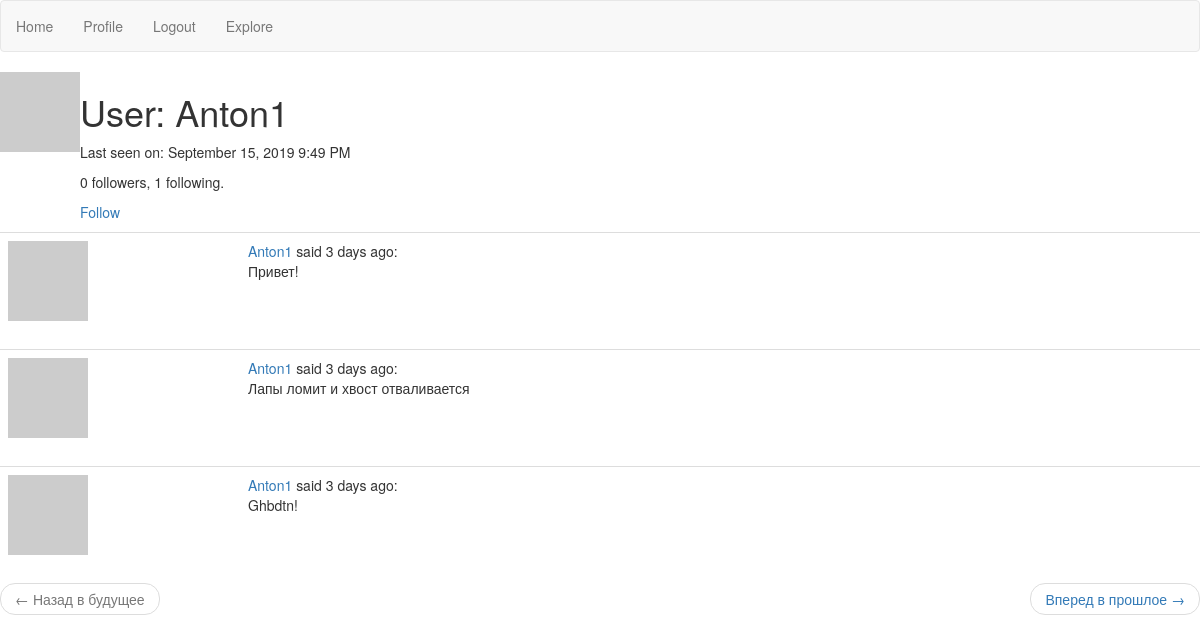
/user/Anton1 (signed in), run on an earlier commit of the app's database.
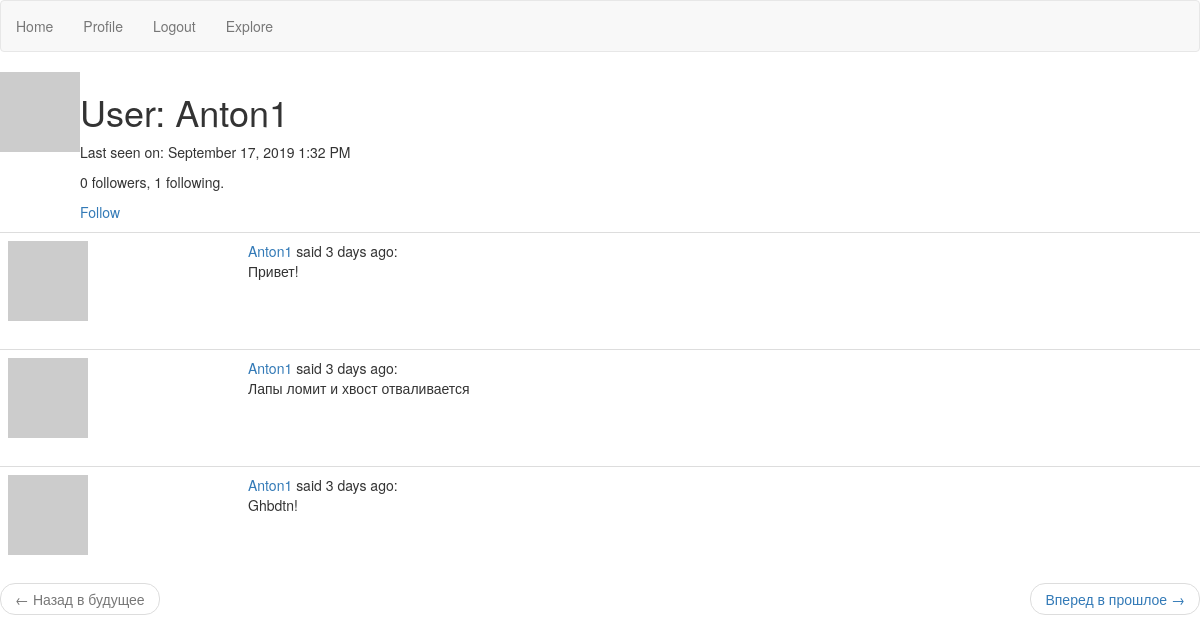
And on a later commit of the database.
### app/models.py (models this page shows, shortened)
class User(UserMixin, db.Model):
    id = db.Column(db.Integer, primary_key=True)
    username = db.Column(db.String(64), index=True, unique=True)
    email = db.Column(db.String(120), index=True, unique=True)
    password_hash = db.Column(db.String(128))
    posts = db.relationship('Post', backref='author', lazy='dynamic')
    about_me = db.Column(db.String(300))
    last_seen = db.Column(db.DateTime, default=datetime.utcnow)
    followed = db.relationship(
        'User', secondary=followers,
        primaryjoin=(followers.c.follower_id == id),
        secondaryjoin=(followers.c.followed_id == id),
        backref=db.backref('followers', lazy='dynamic'), lazy='dynamic')
    def avatar(self, size):
        digest = md5(self.email.lower().encode('utf-8')).hexdigest()
        return 'https://www.gravatar.com/avatar/{}?d=identicon&s={}'.format(
            digest, size)
    def is_following(self, user):
        return self.followed.filter(
            followers.c.followed_id == user.id).count() > 0

### app/routs.py (the view)
@app.route('/user/<username>')
@login_required
def user(username):
    user = User.query.filter_by(username=username).first_or_404()
    page = request.args.get('page', 1, type=int)
    posts = user.posts.order_by(Post.timestamp.desc()).paginate(
        page, app.config['POSTS_PER_PAGE'], False)
    next_url = url_for('user', username=user.username, page=posts.next_num) \
        if posts.has_next else None
    prev_url = url_for('user', username=user.username, page=posts.prev_num) \
        if posts.has_prev else None
    return render_template('user.html', user=user, posts=posts.items,
                           next_url=next_url, prev_url=prev_url)

### app/models.py (called while the page is built)
@login.user_loader
def load_user(id):
    return User.query.get(int(id))

### app/routs.py (called while the page is built)
@app.before_request
def before_request():
    if current_user.is_authenticated:
        current_user.last_seen = datetime.utcnow()
        db.session.commit()

### app/templates/user.html (shortened to what this page needs)
{% extends "base.html" %}
{% block content %}
    <table>
    <tr valign="top">
        <td><img src="{{ user.avatar(128) }}"></td>
        <td>
           <h1>User: {{ user.username }}</h1>
            {% if user.last_seen %}
                <p>Last seen on: {{ moment(user.last_seen).format('LLL') }}</p>
            {% endif %}
            <p>{{ user.followers.count() }} followers, {{ user.followed.count() }} following.</p>
            {% if user == current_user %}
                <p><a href="{{ url_for('edit_profile') }}">Edit your profile</a></p>
            {% elif not current_user.is_following(user) %}
                <p><a href="{{ url_for('follow', username=user.username) }}">Follow</a></p>
            {% else %}
                <p><a href="{{ url_for('unfollow', username=user.username) }}">Unfollow</a></p>
            {% endif %}
        </td>
    </tr>
    </table>
{% for post in posts %}
    {% include '_post.html' %}
{% endfor %}
<nav aria-label="...">
    <ul class="pager">
        <li class="previous{% if not prev_url %} disabled{% endif %}">
            <a href="{{ prev_url or '#' }}">
                <span aria-hidden="true">&larr;</span> Назад в будущее
            </a>
        </li>
        <li class="next{% if not next_url %} disabled{% endif %}">
            <a href="{{ next_url or '#' }}">
                Вперед в прошлое <span aria-hidden="true">&rarr;</span>
            </a>
        </li>
    </ul>
    </nav>
{% endblock %}

What changed in the data, as far as the page shows it:
changed User "Anton1": last_seen "September 15, 2019 9:49 PM" → "September 17, 2019 1:32 PM"
